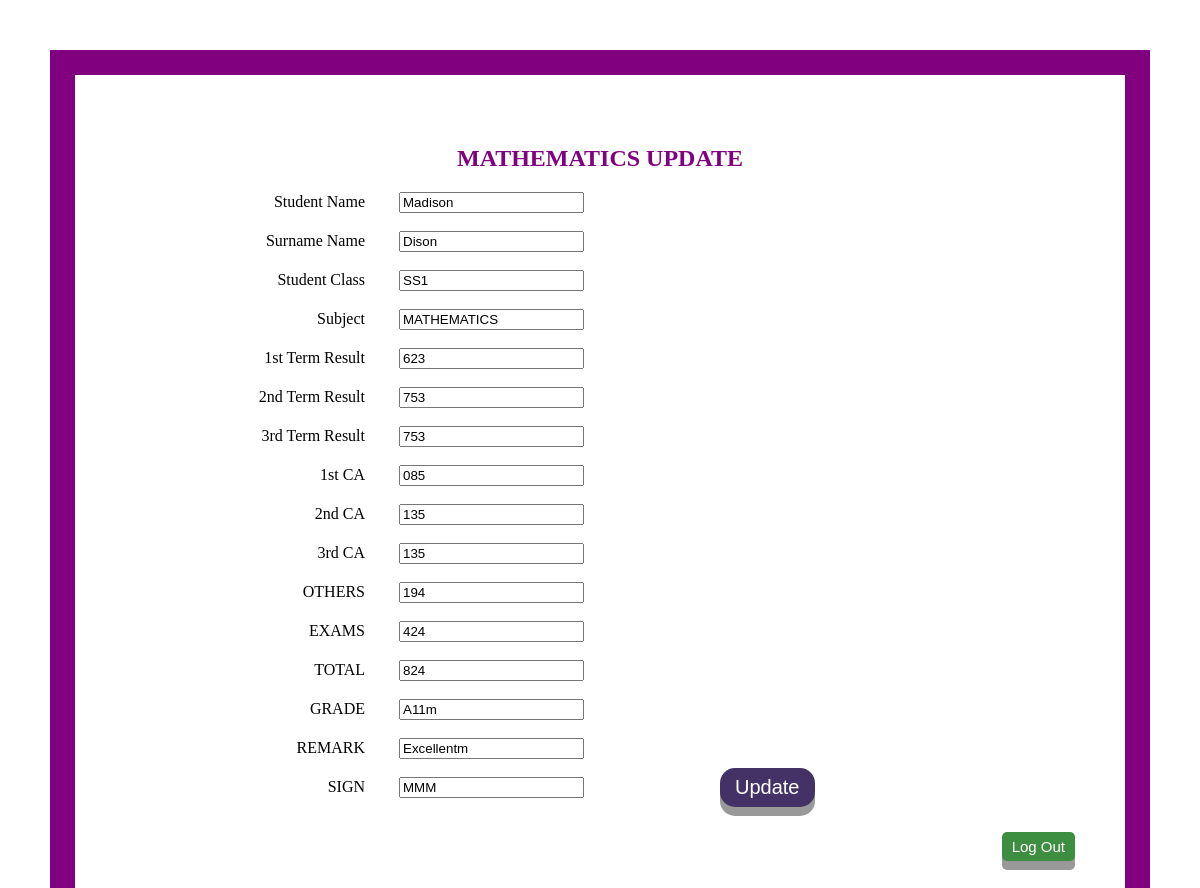
The app's page /maths_update.php?id=1 (signed in) with its own data.
### tables this page shows
CREATE TABLE IF NOT EXISTS `bado` (
  `id` int(25) NOT NULL,
  `subject_class` varchar(25) NOT NULL,
  `adm_no` varchar(25) NOT NULL,
  `house` varchar(25) NOT NULL,
  `session` varchar(25) NOT NULL,
  `term` varchar(25) NOT NULL,
  `no_opened` varchar(25) NOT NULL,
  `no_attendance` varchar(25) NOT NULL,
  `m_subject` varchar(25) NOT NULL,
  `student_name` varchar(25) NOT NULL,
  `middle_name` varchar(25) NOT NULL,
  `m1_result` varchar(25) NOT NULL,
  `m2_result` varchar(25) NOT NULL,
  `m3_result` varchar(25) NOT NULL,
  `m1_ca` varchar(25) NOT NULL,
  `m2_ca` varchar(25) NOT NULL,
  `m3_ca` varchar(25) NOT NULL,
  `m_others` varchar(25) NOT NULL,
  `m_exams` varchar(25) NOT NULL,
  `m_total` varchar(25) NOT NULL,
  `m_grade` varchar(25) NOT NULL,
  `m_remark` varchar(25) NOT NULL,
  `m_sign` varchar(25) NOT NULL,
  `e_subject` varchar(25) NOT NULL,
  `e1_result` varchar(25) NOT NULL,
  `e2_result` varchar(25) NOT NULL,
  `e3_result` varchar(25) NOT NULL,
  `e1_ca` varchar(25) NOT NULL,
  `e2_ca` varchar(25) NOT NULL,
  `e3_ca` varchar(25) NOT NULL,
  `e_others` varchar(25) NOT NULL,
  `e_exams` varchar(25) NOT NULL,
  `e_total` varchar(25) NOT NULL,
  `e_grade` varchar(25) NOT NULL,
  `e_remark` varchar(25) NOT NULL,
  `e_sign` varchar(25) NOT NULL,
  `c_subject` varchar(25) NOT NULL,
  `c1_result` varchar(25) NOT NULL,
  `c2_result` varchar(25) NOT NULL,
  `c3_result` varchar(25) NOT NULL,
  `c1_ca` varchar(25) NOT NULL,
  `c2_ca` varchar(25) NOT NULL,
  `c3_ca` varchar(25) NOT NULL,
  `c_others` varchar(25) NOT NULL,
  `c_exams` varchar(25) NOT NULL,
  `c_total` varchar(25) NOT NULL,
  `c_grade` varchar(25) NOT NULL,
  `c_remark` varchar(25) NOT NULL,
  `c_sign` varchar(25) NOT NULL,
  `p_subject` varchar(25) NOT NULL,
  `p1_result` varchar(25) NOT NULL,
  `p2_result` varchar(25) NOT NULL,
  `p3_result` varchar(25) NOT NULL,
  `p1_ca` varchar(25) NOT NULL,
  `p2_ca` varchar(25) NOT NULL,
  `p3_ca` varchar(25) NOT NULL,
  `p_others` varchar(25) NOT NULL,
  `p_exams` varchar(25) NOT NULL,
  `p_total` varchar(25) NOT NULL,
  `p_grade` varchar(25) NOT NULL,
  `p_remark` varchar(25) NOT NULL,
  `p_sign` varchar(25) NOT NULL,
  `grand_r1` varchar(25) NOT NULL,
  `grand_r2` varchar(25) NOT NULL,
  `grand_r3` varchar(25) NOT NULL,
  `grand_c1` varchar(25) NOT NULL,
  `grand_c2` varchar(25) NOT NULL,
  `grand_c3` varchar(25) NOT NULL,
  `grand_exams` varchar(25) NOT NULL,
  `grand_others` varchar(25) NOT NULL,
  `grand_total` varchar(25) NOT NULL,
  `handwriting` varchar(25) NOT NULL,
  `class_attendance` varchar(25) NOT NULL,
  `initiative` varchar(25) NOT NULL,
  `personal_neatness` varchar(25) NOT NULL,
  `creativity` varchar(25) NOT NULL,
  `punctuality` varchar(25) NOT NULL,
  `honesty` varchar(25) NOT NULL,
  `neatness_in_work` varchar(25) NOT NULL,
  `oral_fluency` varchar(25) NOT NULL,
  `class_participation` varchar(25) NOT NULL,
  `politeness` varchar(25) NOT NULL,
  `athletic_ability` varchar(25) NOT NULL,
  `self_control` varchar(25) NOT NULL,
  `relationship_peers` varchar(25) NOT NULL,
  `physical_health` varchar(25) NOT NULL,
  `sense_responsibility` varchar(25) NOT NULL,
  `relationship_teachers` varchar(25) NOT NULL
);

### function.php (called while the page is built, shortened)
<?php
function escape($conn, $text)
{
return mysqli_real_escape_string($conn, $text);
}
?>

### maths_update.php (the view, shortened to what this page needs)
 <!DOCTYPE html>
 <html>
 <head>
 <link rel="stylesheet" type="text/css"  href="color.css"/>
	<h2 align="middle" style="color:purple;"><center><font size="5">MATHEMATICS UPDATE</font></center></h2>
</head>
 <body style="border: 25px solid purple; margin:50px; padding:50px;">
	  <?php
		 require('connect.php');
		 include_once ('function.php');
			if (isset($_GET['id']) && is_numeric($_GET['id']))
			 {
			 $id =  escape($conn, $_GET['id']);
			 }
		if ($_SESSION['valid'] == 'mathematics'){
			 $edit= mysqli_query($conn, "SELECT student_name, middle_name, subject_class, m_subject, m1_result, m2_result, m3_result, m1_ca, m2_ca, m3_ca, m_others, m_exams, m_total, m_grade, m_remark, m_sign FROM bado WHERE id='$id'");
			 while ($row= mysqli_fetch_array($edit)){
	 ?>
  <form action="maths_update1.php"  method="POST">
			<ul style="list-style-type:none;">
			<li>
			 <label for "name">Student Name </label>
			<input type="text" name="student_name" value="<?php echo  $row['student_name']?>"></br></br>
			</li>
			<li>
			 <label for "name">Surname Name </label>
			<input type="text" name="middle_name" value="<?php echo  $row['middle_name']?>"></br></br>
			</li>
			<li>
			 <label for "name">Student Class </label>
			<input type="text" name="subject_class" value="<?php echo  $row['subject_class']?>"></br></br>
			</li>
	        <li>
			 <label for "name">Subject </label>
			<input type="text"  name="m_subject" value="<?php echo  $row['m_subject']?>"></br><br>
			</li>
		    <li>
			 <label for "name">1st Term Result </label>
			<input type="text"  name="m1_result" value="<?php echo  $row['m1_result']?>"></br><br>
			</li>
		    <li>
			<label for "name">2nd Term Result </label>
			<input type="text" name="m2_result"  value="<?php echo  $row['m2_result']?>"></br><br>
			</li>
		    <li>
			<label for "name">3rd Term Result </label>
			<input type="text" name="m3_result"  value="<?php echo  $row['m3_result']?>"></br><br>
		    </li>
		    <li>
			<label for "name">1st CA </label>
			<input type="text"   name="m1_ca"  value="<?php echo  $row['m1_ca']?>"></br><br>
			</li>
		    <li>
			<label for "name">2nd CA </label>
			<input type="text"  name="m2_ca"  value="<?php echo  $row['m2_ca']?>"></br><br>
			</li>
			<li>
			<label for "name">3rd CA </label>
			<input type="text"  name="m3_ca"   value="<?php echo  $row['m3_ca']?>"></br><br>
			</li>
		    <li>
			<label for "name">OTHERS </label>
			<input type="text" name="m_others"  value="<?php echo  $row['m_others']?>"></br><br>
			 </li>
			<li>
			<label for "name">EXAMS </label>
			<input type="text" name="m_exams"   value="<?php echo  $row['m_exams']?>"></br><br>
			</li>
		    <li>
			<label for "name">TOTAL </label>
			<input type="text" name="m_total"   value="<?php echo  $row['m_total']?>"></br><br>
			</li>
		    <li>
			<label for "name">GRADE </label>
			<input type="text"  name="m_grade"  value="<?php echo  $row['m_grade']?>"></br><br>
			</li>
			<li>
			<label for "name">REMARK </label>
			<input type="text"  name="m_remark" value="<?php echo  $row['m_remark']?>"></br><br>
			</li>
			<li>
			<label for "name">SIGN </label>
			<input type="text"  name="m_sign"   value="<?php echo  $row['m_sign']?>"></br><br>
			 </li>
			 </ul>
			  <p id="update7"><button type="submit" class="button">Update</button></p>
				 <?php
					 }
					 }else
					{
						echo "<center></h1>Access Denied</br> You do not have access to view this page</h1></center>"."<br />";
						echo "<center></h6>Please wait while you are redirected in 3 seconds</h6></center>"."<br />";
						header('Refresh: 3; url=index.php');
					}
				?>
 </form>
    <form action="logout.php"><div align="right"><a href="logout.php"><button type="submit" class="button1">Log Out</button></a></div></form></br></br>
</body>
</html>

### color.css (style rules this page uses)
form { background:lightwhite; margin: 0 auto; width:100%; }
h2 { color:red; font-weight: 30px; left:6%; bottom:+80%; }
#update7 { position:absolute; left:60%; bottom:+19.5%; }
label { display:inline-block; width:200px; margin-right:30px; text-align:right; }
.button { display: inline-block; padding: 8px 15px; font-size: 10px; cursor: pointer; text-align: center; text-decoration: none; outline: none; color: #fff; background-color:green; border: none; border-radius: 8px; box-shadow: 0 5px #999; }

### maths_update.php (style rules this page uses)
.button { display: inline-block; padding: 8px 15px; font-size: 20px; cursor: pointer; text-align: center; text-decoration: none; outline: none; color: #fff; background-color:#443266; border: none; border-radius: 15px; box-shadow: 0 9px #999; }
.button1 { display: inline-block; padding: 6px 10px; font-size: 15px; cursor: pointer; text-align: center; text-decoration: none; outline: none; color: #fff; background-color:#3e8e41; border: none; border-radius: 5px; box-shadow: 0 9px #999; }

### records on screen
bado: student_name "Madison", middle_name "Dison", subject_class "SS1", m_subject "MATHEMATICS", m1_result "623", m2_result "753", m3_result "753", m1_ca "085", m2_ca "135", m3_ca "135", m_others "194", m_exams "424", m_total "824", m_grade "A11m", m_remark "Excellentm", m_sign "MMM"
